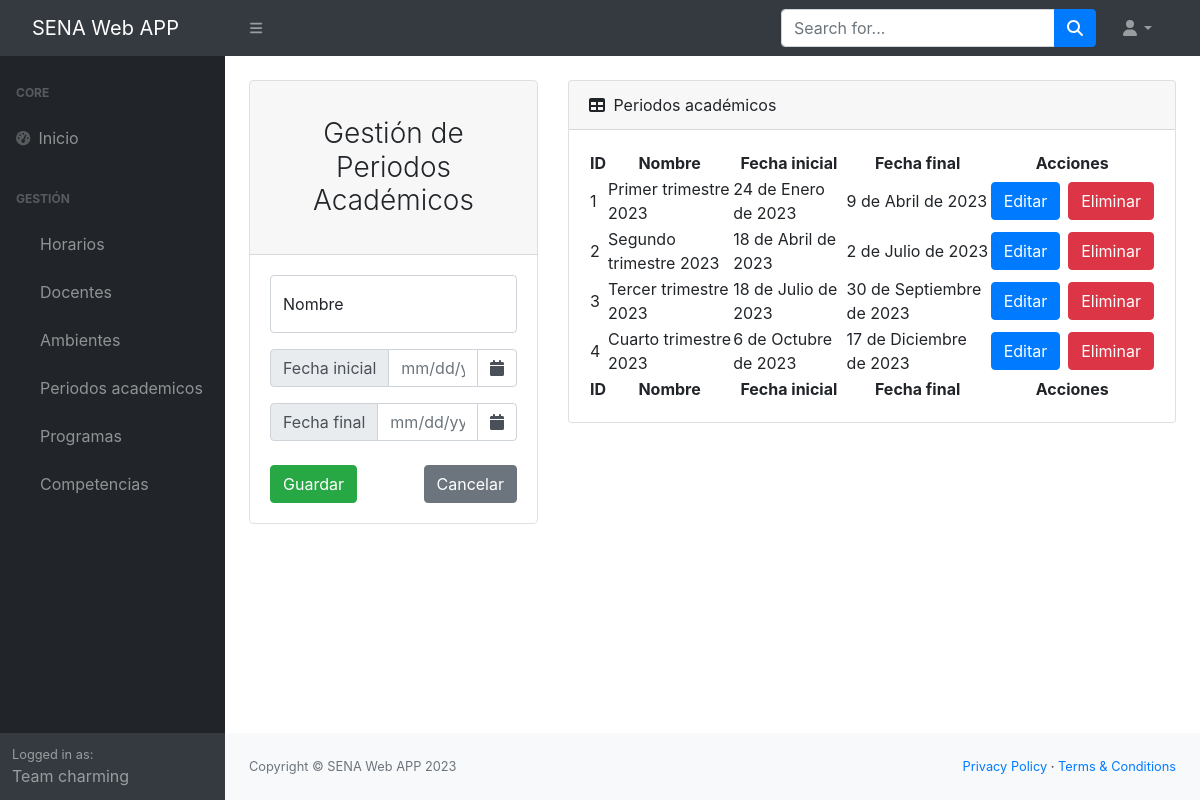
The page /gestionPeriodos/ on the database its author committed.
### Aplicaciones/Academico/models.py (models this page shows, shortened)
class PeriodoAcademico(models.Model):
    id = models.PositiveIntegerField(primary_key=True)
    nombre = models.CharField(max_length=50)
    fecha_inicial =  models.DateField()
    fecha_final = models.DateField()
    programas = models.ManyToManyField(Programa)
    class Meta:
        verbose_name = 'PeriodoAcademico'
        verbose_name_plural = 'PeriodosAcademicos'
        db_table = 'periodo_academico'

### Aplicaciones/Academico/views.py (the view)
# urls.py: path('gestionPeriodos/', views.gestionPeriodos),
def gestionPeriodos(request):
    periodosListados = PeriodoAcademico.objects.all()
    return render(request, "gestion-periodos.html", {"periodos": periodosListados})

### Aplicaciones/Academico/templates/gestion-periodos.html (shortened to what this page needs)
{% extends "./base.html" %}
{% block body %}
    <div class="container-fluid px-4">
        <div class="row">
            <div class="col-sm-12 col-md-6 col-lg-4 col-xl-4 mt-4">
                <div class="card border-1 rounded-lg">
                    <div class="card-header">
                        <h3 class="text-center font-weight-light my-4">Gestión de Periodos Académicos</h3>
                    </div>
                    <div class="card-body">
                        <form action="/registrarPeriodo/" method="POST">{% csrf_token %}
                            <div class="form-floating mb-3">
                                <input class="form-control" id="txtNombre" type="text" placeholder="Nombre" />
                                <label for="txtNombre">Nombre</label>
                            </div>
                            <div class="form-floating mb-3">
                                <div class="input-group date" id="datepicker-fi">
                                    <span class="input-group-text" id="inputGroup-sizing-sm">Fecha inicial</span>
                                    <input type="text" id="fechaInicial" class="form-control" placeholder="mm/dd/yyyy" aria-label="fecha inicio" aria-describedby="basic-addon1">
                                    <span class="input-group-append">
                                        <span class="input-group-text bg-white">
                                            <i class="fa fa-calendar"></i>
                                        </span>
                                    </span>
                                </div>
                            </div>
                            <div class="form-floating mb-3">
                                <div class="input-group date" id="datepicker-ff">
                                    <span class="input-group-text" id="inputGroup-sizing-sm">Fecha final</span>
                                    <input type="text" id="fechaFinal" class="form-control" placeholder="mm/dd/yyyy" aria-label="fecha fin" aria-describedby="basic-addon1">
                                    <span class="input-group-append">
                                        <span class="input-group-text bg-white">
                                            <i class="fa fa-calendar"></i>
                                        </span>
                                    </span>
                                </div>
                            </div>
                            <div class="d-flex align-items-center justify-content-between mt-4 mb-0">
                                <button type="submit" class="btn btn-success text-white">Guardar</button>
                                <a class="btn btn-secondary" href="/gestionPeriodos/">Cancelar</a>
                            </div>
                        </form>
                    </div>
                </div>
            </div>
            <div class="col-sm-12 col-md-6 col-lg-8 col-xl-8 mt-4">
                <div class="card mb-4">
                    <div class="card-header">
                        <i class="fas fa-table me-1"></i>
                            Periodos académicos
                    </div>
                    <div class="card-body">
                        <table id="datatablesSimple">
                           <thead>
                               <tr>
                                    <th class="text-center">ID</th>
                                    <th class="text-center">Nombre</th>
                                    <th class="text-center">Fecha inicial</th>
                                    <th class="text-center">Fecha final</th>
                                    <th class="text-center" colspan="2">Acciones</th>
                                </tr>
                            </thead>
                            <tfoot>
                                <tr>
                                    <th class="text-center">ID</th>
                                    <th class="text-center">Nombre</th>
                                    <th class="text-center">Fecha inicial</th>
                                    <th class="text-center">Fecha final</th>
                                    <th class="text-center" colspan="2">Acciones</th>
                                </tr>
                            </tfoot>
                            <tbody>
                                {% for p in periodos %}
                                <tr>
                                    <td class="text-left">{{p.id}}</td>
                                    <td class="text-left">{{p.nombre}}</td>
                                    <td class="text-left">{{p.fecha_inicial}}</td>
                                    <td class="text-left">{{p.fecha_final}}</td>
                                    <td >
                                        <div class="d-flex gap-2 justify-content-center">
                                            <a href="/editarPeriodo/{{p.id}}" class="btn btn-primary">Editar</a>
                                            <a href="/eliminarPeriodo/{{p.id}}" class="btn btn-danger btnEliminar">Eliminar</a>
                                        </div>
                                    </td>
                                </tr>
                                {% endfor %}
                            </tbody>
                        </table>
                    </div>
                </div>
            </div>
        </div>
    </div>
{% endblock %}

### Aplicaciones/Academico/templates/base.html (shortened to what this page needs)
<!DOCTYPE html>
<html lang="en">
    <head>
        {% load static %}
        <link href="https://cdn.jsdelivr.net/npm/simple-datatables@latest/dist/style.css" rel="stylesheet" />
        <link rel="stylesheet" href="{% static '/css/style.css' %}">
        <link rel="stylesheet" href="https://cdn.jsdelivr.net/npm/bootstrap@4.5.3/dist/css/bootstrap.min.css">
        <link rel="stylesheet" href="https://cdnjs.cloudflare.com/ajax/libs/bootstrap-datepicker/1.9.0/css/bootstrap-datepicker.min.css">
        <link rel="stylesheet" href="https://cdnjs.cloudflare.com/ajax/libs/font-awesome/4.7.0/css/font-awesome.min.css">
    </head>
    <body class="sb-nav-fixed">
        <nav class="sb-topnav navbar navbar-expand navbar-dark bg-dark">
            <a class="navbar-brand ps-3" href="/home/">SENA Web APP</a>
            <button class="btn btn-link btn-sm order-1 order-lg-0 me-4 me-lg-0" id="sidebarToggle" href="#!"><i class="fas fa-bars"></i></button>
            <form class="d-none d-md-inline-block form-inline ms-auto me-0 me-md-3 my-2 my-md-0">
                <div class="input-group">
                    <input class="form-control" type="text" placeholder="Search for..." aria-label="Search for..." aria-describedby="btnNavbarSearch" />
                    <button class="btn btn-primary" id="btnNavbarSearch" type="button"><i class="fas fa-search"></i></button>
                </div>
            </form>
            <ul class="navbar-nav ms-auto ms-md-0 me-3 me-lg-4">
                <li class="nav-item dropdown">
                    <a class="nav-link dropdown-toggle" id="navbarDropdown" href="#" role="button" data-bs-toggle="dropdown" aria-expanded="false"><i class="fas fa-user fa-fw"></i></a>
                </li>
            </ul>
        </nav>
        <div id="layoutSidenav">
            <div id="layoutSidenav_nav">
                <nav class="sb-sidenav accordion sb-sidenav-dark" id="sidenavAccordion">
                    <div class="sb-sidenav-menu">
                        <div class="nav">
                            <div class="sb-sidenav-menu-heading">Core</div>
                            <a class="nav-link" href="/home/">
                                <div class="sb-nav-link-icon"><i class="fas fa-tachometer-alt"></i></div>
                                Inicio
                            </a>
                            <div class="sb-sidenav-menu-heading">Gestión</div>
                            <nav class="sb-sidenav-menu-nested nav">
                                    <a class="nav-link" href="/gestionHorarios/">Horarios</a>
                                    <a class="nav-link" href="/gestionDocentes/">Docentes</a>
                                    <a class="nav-link" href="/gestionAmbientes/">Ambientes</a>
                                    <a class="nav-link" href="/gestionPeriodos/">Periodos academicos</a>
                                    <a class="nav-link" href="/gestionProgramas/">Programas</a>
                                    <a class="nav-link" href="/gestionCompetencias/">Competencias</a>
                            </nav>
                        </div>
                    </div>
                    <div class="sb-sidenav-footer">
                        <div class="small">Logged in as:</div>
                        Team charming
                    </div>
                </nav>
            </div>
            <div id="layoutSidenav_content">
                <main>
                    {% block body %}
                    {% endblock %}
                </main>
                <footer class="py-4 bg-light mt-auto">
                    <div class="container-fluid px-4">
                        <div class="d-flex align-items-center justify-content-between small">
                            <div class="text-muted">Copyright &copy; SENA Web APP 2023</div>
                            <div>
                                <a href="#">Privacy Policy</a>
                                &middot;
                                <a href="#">Terms &amp; Conditions</a>
                            </div>
                        </div>
                    </div>
                </footer>
            </div>
        </div>
    </body>
</html>

### rows shown on the page
PeriodoAcademico: id "1", nombre "Primer trimestre 2023", fecha_inicial "24 de Enero de 2023", fecha_final "9 de Abril de 2023"
PeriodoAcademico: id "2", nombre "Segundo trimestre 2023", fecha_inicial "18 de Abril de 2023", fecha_final "2 de Julio de 2023"
PeriodoAcademico: id "3", nombre "Tercer trimestre 2023", fecha_inicial "18 de Julio de 2023", fecha_final "30 de Septiembre de 2023"
PeriodoAcademico: id "4", nombre "Cuarto trimestre 2023", fecha_inicial "6 de Octubre de 2023", fecha_final "17 de Diciembre de 2023"
